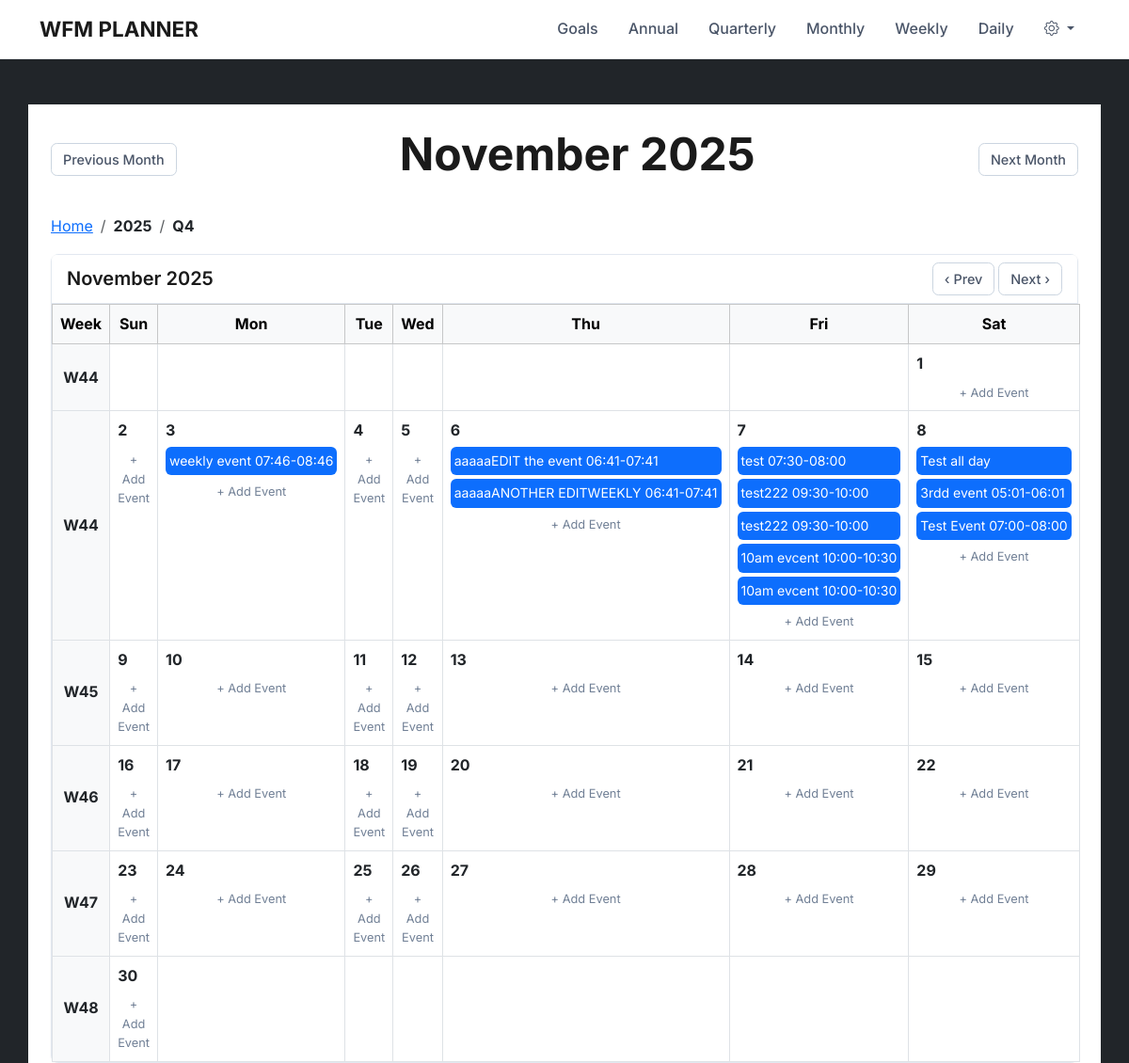
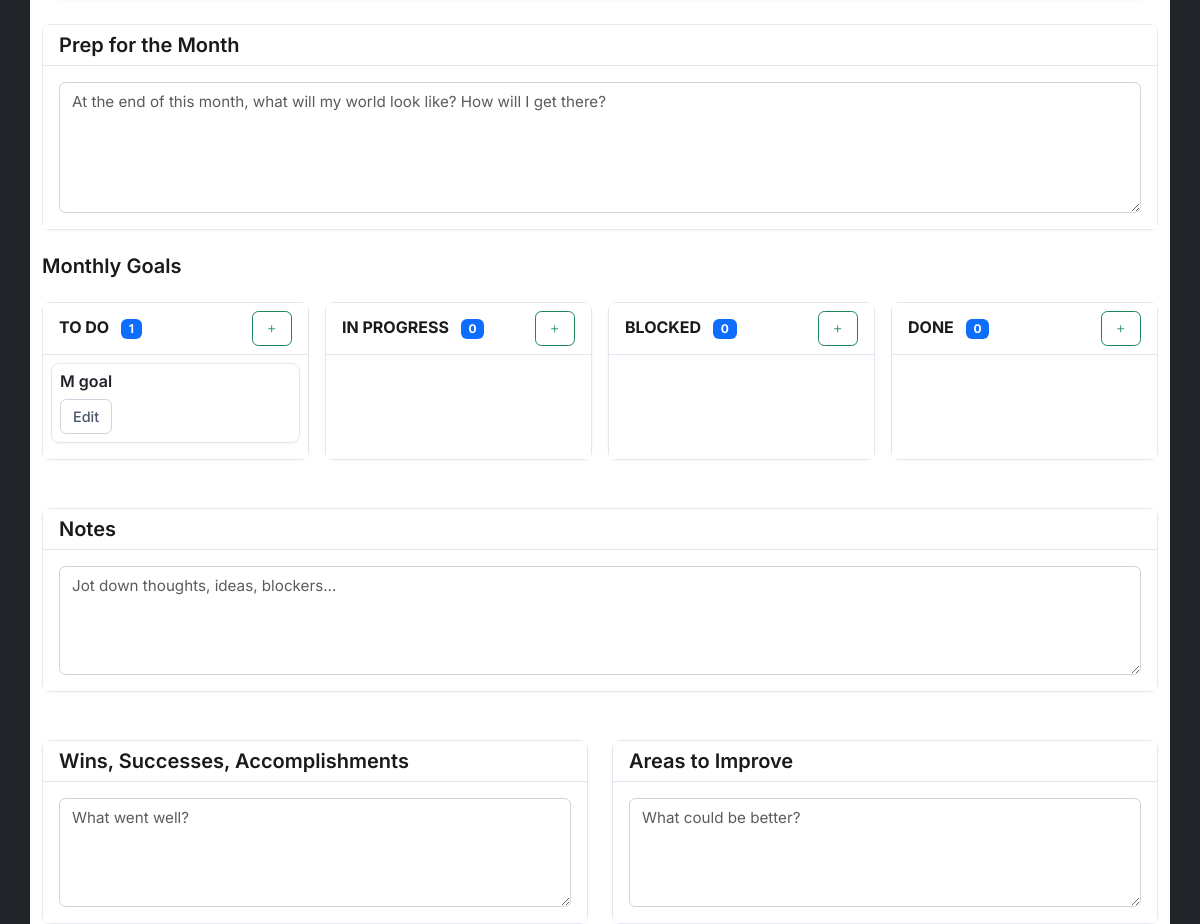
The app's page /month/2025/11 with its own data (2 pictures, top to bottom).
### app/models.py (models this page shows, shortened)
class Event(db.Model):
    id = db.Column(db.Integer, primary_key=True)
    title = db.Column(db.String(100), nullable=False)
    start_date = db.Column(db.Date, nullable=False)
    end_date = db.Column(db.Date, nullable=False)
    start_time = db.Column(db.Time)  # NULL = all day
    end_time = db.Column(db.Time)    # NULL = all day
    is_recurring = db.Column(db.Boolean, default=False)
    recurrence_rule = db.Column(db.String(50))  # 'daily', 'weekly', 'monthly'
    all_day = db.Column(db.Boolean, default=False)

class Goal(db.Model):
    id = db.Column(db.Integer, primary_key=True)
    title = db.Column(db.String(100), nullable=False)
    type = db.Column(db.String(20), default='annual')  # e.g., Annual, Q1, Jan, etc.
    description = db.Column(db.Text, nullable=False)
    motivation = db.Column(db.Text)
    due_date = db.Column(db.Date)
    completed = db.Column(db.Boolean, default=False)
    created_at = db.Column(db.DateTime, default=datetime.utcnow)
    parent_id = db.Column(db.Integer, db.ForeignKey('goal.id'), nullable=True)
    status = db.Column(db.String(20), default='todo', nullable=False, server_default='todo')  # 'todo', 'in_progress', 'blocked', 'done'
    category = db.Column(db.String(20))
    children = db.relationship(
        'Goal',
        backref=db.backref('parent', remote_side=[id]),
        lazy=True,
        cascade='all, delete-orphan'
    )

### app/routes.py (the view)
@bp.route('/month/<int:year>/<int:month>')
def month_page(year, month):
    if month < 1 or month > 12:
        abort(404)
    m_start = datetime(year, month, 1).date()
    if month == 12:
        m_end = datetime(year + 1, 1, 1).date() - timedelta(days=1)
    else:
        m_end = datetime(year, month + 1, 1).date() - timedelta(days=1)
    monthly_goals = Goal.query.filter(
        Goal.type == 'monthly',
        Goal.due_date >= m_start,
        Goal.due_date <= m_end,
        Goal.parent_id.isnot(None)
    ).order_by(Goal.due_date).all()
    prev_year = year - 1 if month == 1 else year
    prev_month = 12 if month == 1 else month - 1
    next_year = year + 1 if month == 12 else year
    next_month = 1 if month == 12 else month + 1
    setfirstweekday(SUNDAY)  # ← FORCE SUNDAY
    cal = Calendar(firstweekday=SUNDAY)
    weeks = []
    for week in cal.monthdayscalendar(year, month):
        week_data = []
        for day in week:
            if day == 0:
                week_data.append(None)
            else:
                day_date = datetime(year, month, 1).date()
                week_data.append({
                    'day': day,
                    'url': f"/day/{year}/{month}/{day:02d}"
                })
        sample_day = next((d for d in week if d != 0), 1)
        iso_week = datetime(year, month, sample_day).isocalendar()[1]
        weeks.append({
            'week_num': iso_week,
            'week_url': f"/week/{year}/{iso_week}",
            'days': week_data
        })
    monthly_goals_grouped = group_goals_by_status(monthly_goals)
    m_start_dt = datetime(m_start.year, m_start.month, 1)  # datetime
    m_end_dt = m_start_dt + relativedelta(months=1) - timedelta(days=1)  # datetime
    possible_parents = Goal.query.filter(
        Goal.type == 'quarterly',
        or_(
            and_(Goal.due_date >= m_start_dt.date(), Goal.due_date <= m_end_dt.date()),
            Goal.due_date.is_(None)
        ),
        Goal.completed == False
    ).order_by(Goal.due_date.asc(), Goal.id).all()
    calendar = monthcalendar(year, month)
    month_name = date(year, month, 1).strftime('%B')
    def events_on_date(year, month, day):
        date = datetime(year, month, day).date()
        return Event.query.filter(
            Event.start_date <= date,
            Event.end_date >= date
        ).order_by(
            Event.all_day.desc(),  # All day first
            Event.start_time.asc()   # Then by time
        ).all()
    cal = monthcalendar(year, month)
    calendar_with_weeks = []
    for i, week in enumerate(cal, start=1):
        first_day = None
        for day in week:
            if day != 0:
                first_day = date(year, month, day)
                break
        if first_day:
            week_num = first_day.isocalendar()[1]
        else:
            week_num = date(year, month, 1).isocalendar()[1] + i - 1
        calendar_with_weeks.append((week_num, week))
    form = GoalForm()
    return render_template(
        'month.html',
        year=year,
        month=month,
        title=f"{m_start.strftime('%B %Y')}",
        m_start=m_start,
        m_end=m_end,
        monthly_goals_grouped=monthly_goals_grouped,
        prev_url=f"/month/{prev_year}/{prev_month}",
        next_url=f"/month/{next_year}/{next_month}",
        weeks=weeks,
        today=today,
        page_type='month',
        parent_type='quarterly',
        form=form,
        possible_parents=possible_parents,
        today_quarter=today_quarter,
        events_on_date=events_on_date,
        calendar=calendar,  # ← ADD THIS
        calendar_with_weeks=calendar_with_weeks,
        month_name=month_name  # ← ADD THIS
    )

### app/templates/month.html (shortened to what this page needs)
{% extends "base.html" %}
{% block content %}
<div class="container-fluid py-4">
    <div class="d-flex justify-content-between align-items-center mb-4">
        <a href="{{ prev_url }}" class="btn btn-outline-dark">Previous Month</a>
        <h1 class="display-5 fw-bold text-center">{{ title }}</h1>
        <a href="{{ next_url }}" class="btn btn-outline-dark">Next Month</a>
    </div>
    <nav aria-label="breadcrumb">
        <ol class="breadcrumb">
            <li class="breadcrumb-item"><a href="{{ url_for('main.index') }}">Home</a></li>
            <li class="breadcrumb-item">
                <a href="{{ url_for('main.year_page', year=year) }}"
                class="text-dark fw-bold text-decoration-none">
                    {{ year }}
                </a>
            </li>
            <li class="breadcrumb-item">
                <a href="{{ url_for('main.quarter_page', year=year, q_num=((month-1)//3)+1) }}"
                class="text-dark fw-bold text-decoration-none">Q{{ ((month-1)//3)+1 }}
                </a>
            </li>
        </ol>
    </nav>
    <div class="row">
        <div class="col-12">
            <div class="card">
                <div class="card-header d-flex justify-content-between align-items-center">
                    <h5 class="mb-0">{{ month_name }} {{ year }}</h5>
                    <div>
                        <a href="{{ prev_url }}" class="btn btn-outline-dark btn-sm">‹ Prev</a>
                        <a href="{{ next_url }}" class="btn btn-outline-dark btn-sm">Next ›</a>
                    </div>
                </div>
                <div class="card-body p-0">
                    <table class="table table-bordered calendar-table mb-0">
                        <thead class="table-light">
                            <tr>
                                <th class="text-center bg-light" style="width: 60px; font-weight: bold;">Week</th>
                                {% for day in ['Sun', 'Mon', 'Tue', 'Wed', 'Thu', 'Fri', 'Sat'] %}
                                    <th class="text-center">{{ day }}</th>
                                {% endfor %}
                            </tr>
                        </thead>
                        <tbody>
                            {% for week_num, week in calendar_with_weeks %}
                                <tr>
                                    <td class="text-center align-middle bg-light">
                                        <a href="{{ url_for('main.week_page', year=year, week=week_num) }}" class="text-dark text-decoration-none">
                                            <strong>W{{ week_num }}</strong>
                                        </a>
                                    </td>
                                    {% for day in week %}
                                        <td class="calendar-day position-relative {% if day == 0 %}text-muted{% endif %}"
                                            {% if day != 0 %}data-date="{{ year }}-{{ '%02d'|format(month) }}-{{ '%02d'|format(day) }}"{% endif %}>
                                            {% if day != 0 %}
                                                <div class="day-number fw-bold">
                                                    <a href="{{ url_for('main.day_page', year=year, month=month, day=day) }}" class="text-dark text-decoration-none">
                                                        {{ day }}
                                                    </a>
                                                </div>
                                                <div class="events-list mt-1">
                                                    {% for event in events_on_date(year, month, day) %}
                                                        <div class="event-badge bg-primary text-white p-1 mb-1 rounded small text-truncate" data-event-id="{{ event.id }}" style="cursor: pointer;">
                                                            {{ event.title }}
                                                            {% if event.start_time %}
                                                                {{ event.start_time.strftime('%H:%M') }}-{{ event.end_time.strftime('%H:%M') }}
                                                            {% endif %}
                                                        </div>
                                                    {% endfor %}
                                                </div>
                                                <div class="add-event-area text-center text-muted small mt-2" style="cursor: pointer; font-size: 0.8em;">
                                                    + Add Event
                                                </div>
                                            {% endif %}
                                        </td>
                                    {% endfor %}
                                </tr>
                            {% endfor %}
                        </tbody>
                    </table>
                </div>
            </div>
        </div>
    </div>
</div>
    <div class="card border-light mb-4">
        <div class="card-header bg-light">
            <h5 class="mb-0">Prep for the Month</h5>
        </div>
        <div class="card-body">
            <textarea name="prep" class="form-control autosave"
                      data-scope="month" data-year="{{ year }}" data-month="{{ month }}" data-type="prep"
                      rows="5"
                      placeholder="At the end of this month, what will my world look like? How will I get there?"></textarea>
        </div>
    </div>
    <h5 class="mb-3">Monthly Goals</h5>
    {% set columns = [
        {'id': 'todo', 'label': 'To Do'},
        {'id': 'in_progress', 'label': 'In Progress'},
        {'id': 'blocked', 'label': 'Blocked'},
        {'id': 'done', 'label': 'Done'}
    ] %}
    {% with goals=monthly_goals_grouped, columns=columns %}
        {% include 'kanban_board.html' %}
    {% endwith %}
    <div class="card border-light mt-5">
        <div class="card-header bg-light">
            <h5 class="mb-0">Notes</h5>
        </div>
        <div class="card-body">
           <textarea name="notes" class="form-control autosave"
                      data-scope="month" data-year="{{ year }}" data-month="{{ month }}" data-type="notes"
                      rows="4"
                      placeholder="Jot down thoughts, ideas, blockers..."></textarea>
        </div>
    </div>
    <div class="row mt-5">
        <div class="col-md-6">
            <div class="card border-success h-100">
                <div class="card-header bg-success text-white">
                    <h5 class="mb-0">Wins, Successes, Accomplishments</h5>
                </div>
                <div class="card-body">
                    <textarea name="wins" class="form-control autosave"
                    data-scope="month" data-year="{{ year }}" data-month="{{ month }}" data-type="wins"
                    rows="4"
                    placeholder="What went well?"></textarea>
                </div>
            </div>
        </div>
        <div class="col-md-6">
            <div class="card border-warning h-100">
                <div class="card-header bg-warning text-dark">
                    <h5 class="mb-0">Areas to Improve</h5>
                </div>
                <div class="card-body">
                    <textarea name="improve" class="form-control autosave"
                    data-scope="month" data-year="{{ year }}" data-month="{{ month }}" data-type="improve"
                    rows="4"
                    placeholder="What could be better?"></textarea>
                </div>
            </div>
        </div>
    </div>
</div>
{% endblock %}

### app/templates/kanban_board.html (shortened to what this page needs)
<div class="kanban-board mt-4">
    <div class="row g-3">
        {% for col in columns %}
            <div class="col">
                <div class="card h-100 border-light">
                    <div class="card-header bg-light text-center d-flex justify-content-between align-items-center">
                        <h6 class="mb-0 text-uppercase fw-bold">
                            {{ col.label }}
                            <span class="badge bg-primary ms-2">{{ goals[col.id]|length }}</span>
                        </h6>
                        <button class="btn btn-sm btn-outline-success add-kanban-goal-btn"
                                data-parent-type="{{ parent_type }}"
                                data-page-type="{{ page_type }}">
                            <i class="bi bi-plus"></i>
                        </button>
                    </div>
                    <div class="card-body p-2 kanban-column" data-status="{{ col.id }}">
                        {% for goal in goals[col.id] %}
                            <div class="card mb-2 goal-card draggable" data-goal-id="{{ goal.id }}">
                                <div class="view-mode p-2">
                                    <h6 class="card-title mb-1 goal-title-text">{{ goal.title }}</h6>
                                    <div class="mt-2 d-flex gap-1">
                                        <button class="btn btn-sm btn-outline-dark edit-goal-btn">Edit</button>
                                    </div>
                                </div>
                            </div>
                        {% endfor %}
                    </div>
                </div>
            </div>
        {% endfor %}
    </div>
</div>

### records on screen
Event: title "weekly event", start_time "07:46", end_time "08:46"
Event: title "aaaaaEDIT the event", start_time "06:41", end_time "07:41"
Event: title "aaaaaANOTHER EDITWEEKLY", start_time "06:41", end_time "07:41"
Event: title "test", start_time "07:30", end_time "08:00"
Event: title "test222", start_time "09:30", end_time "10:00"
Event: title "test222", start_time "09:30", end_time "10:00"
Event: title "10am evcent", start_time "10:00", end_time "10:30"
Event: title "10am evcent", start_time "10:00", end_time "10:30"
Event: title "Test all day"
Event: title "3rdd event", start_time "05:01", end_time "06:01"
Event: title "Test Event", start_time "07:00", end_time "08:00"
Goal: title "M goal"

### other values on screen
{{ title }} "November 2025"
{{ year }} "2025"
{{ ((month-1)//3)+1 }} "4"
{{ month_name }} "November"
{{ day }} "Sun" "Mon" "Tue" "Wed" "Thu" "Fri" "Sat"
{{ week_num }} "44" "44" "45" "46" "47" "48"
{{ day }} "1" "2" "3" "4" "5" "6" "7" "8" "9" "10" "11" "12" "13" "14" "15" "16" "17" "18" "19" "20" "21" "22" "23" "24" "25" "26" "27" "28" "29" "30"
{{ col.label }} "TO DO" "IN PROGRESS" "BLOCKED" "DONE"
{{ goals[col.id]|length }} "1" "0" "0" "0"
